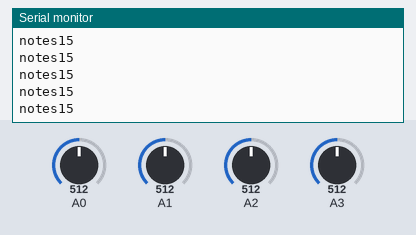
Bench run of a sketch on a simulated Arduino Uno, built with avr-gcc and run on an emulated ATmega328P. On the bench: the last lines printed to the serial monitor. The test bench sets the inputs (shaded band); at power-on: A0 = 512, A1 = 512, A2 = 512, A3 = 512.

Above: at 1.2 s.
1.3 s: A0 set to 610
At 1.31 s:
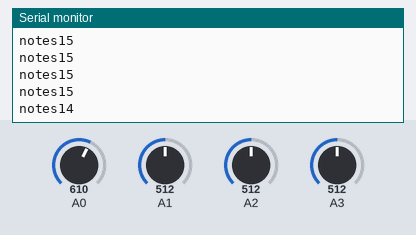
2.8 s: A1 set to 610
At 2.82 s:
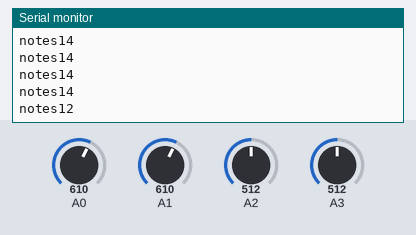
4.3 s: A2 set to 610
At 4.33 s:
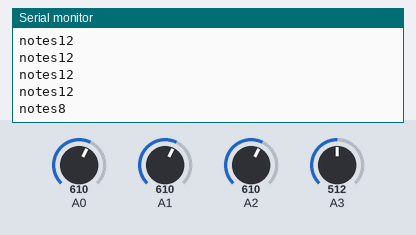
5.8 s: A3 set to 610
At 5.84 s:
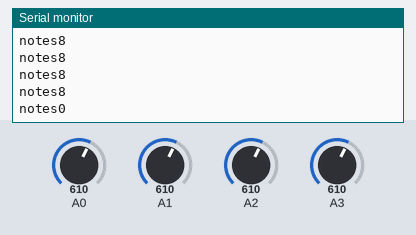
7.3 s: A0 set to 590
At 7.35 s:
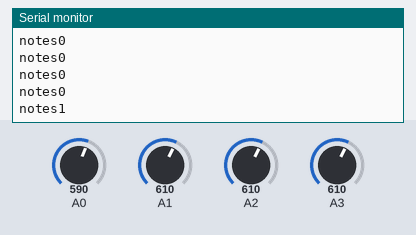
8.8 s: A1 set to 590
At 8.86 s:
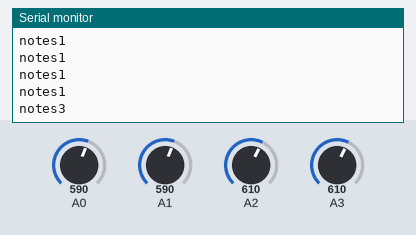
Timing chart, 0 to 11.3 s (numbered marks = the images above; inputs shaded):
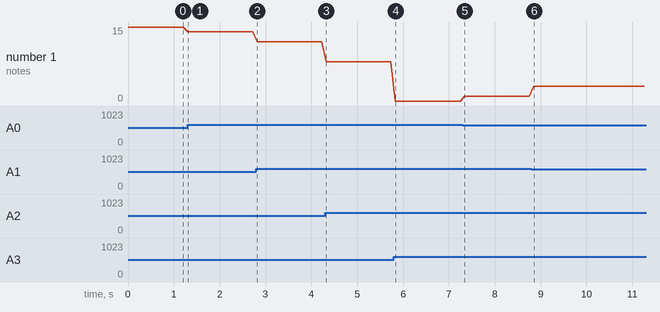

The sketch:

laser_reader.ino
```cpp
const int ledPin = LED_BUILTIN;

int value;
int notes;

void setup() {
  pinMode(A0, INPUT);
  pinMode(A1, INPUT);
  pinMode(A2, INPUT);
  pinMode(A3, INPUT);
  Serial.begin(9600);
  Serial.println("setup");
}

void loop() {

  notes=0;

  if (analogRead(A0)<600) {
    notes+=1;
  }
  if (analogRead(A1)<600) {
    notes+=2;
  }
  if (analogRead(A2)<600) {
    notes+=4;
  }
  if (analogRead(A3)<600) {
    notes+=8;
  }

  Serial.print("notes");
  Serial.println(notes);

  delay(100);
}
```

Measured:
- after the input at 1.3 s, the serial monitor: prints a new line at once (image 1)
- after the input at 2.8 s, the serial monitor: prints a new line at once (image 2)
- after the input at 4.3 s, the serial monitor: prints a new line at once (image 3)
- after the input at 5.8 s, the serial monitor: prints a new line at once (image 4)
- after the input at 7.3 s, the serial monitor: prints a new line at once (image 5)
- after the input at 8.8 s, the serial monitor: prints a new line after 0.05 s (image 6)
- plotted number 1: 15 → 14 after the input at 1.3 s, 14 → 12 after the input at 2.8 s, 12 → 8 after the input at 4.3 s, 8 → 0 after the input at 5.8 s, 0 → 1 after the input at 7.3 s
